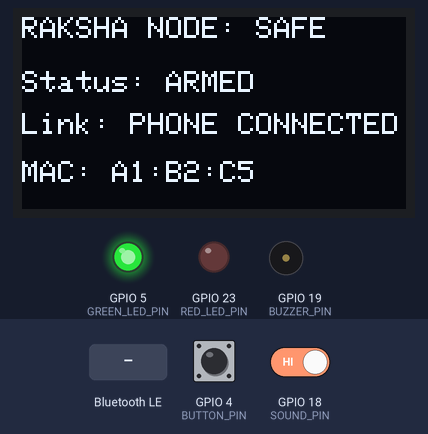
This sketch was run on a simulated ESP32. On the bench: 128×64 one-colour display, output pins drawn as LEDs (lit = HIGH), buzzer (waves = sounding). The inputs (shaded band) are chosen by the test bench; at power-on: GPIO 4 (BUTTON_PIN) HIGH, GPIO 18 (SOUND_PIN) HIGH. Random numbers use the default seed unless the sketch sets one; nothing arrives over Bluetooth unless stated; a phone connects over Bluetooth LE 3 s after start; pins used as bus, display or sensor lines are not drawn; what the sketch prints to the serial monitor is not drawn.

Above: at 4.9 s.
5.0 s: Bluetooth LE write "REMOTE_ALERT" received
At 5.4 s:
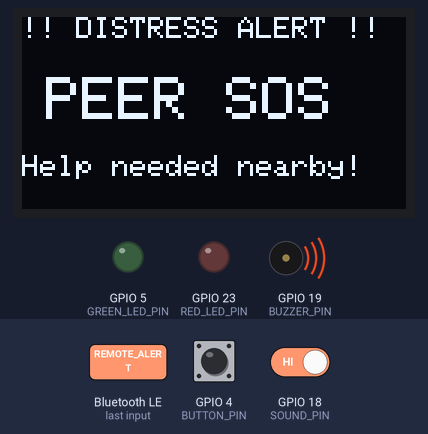
7.0 s: GPIO 4 (BUTTON_PIN) pulled LOW for 0.15 s
At 7.5 s:
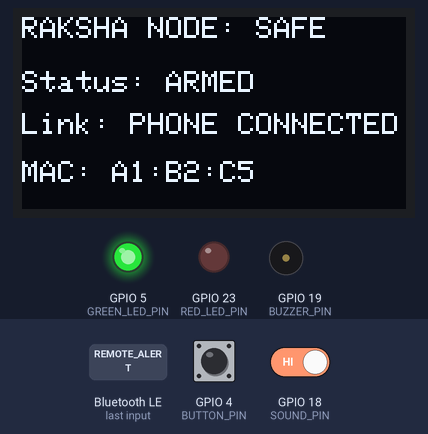
8.6 s: GPIO 18 (SOUND_PIN) driven LOW
At 11.42 s:
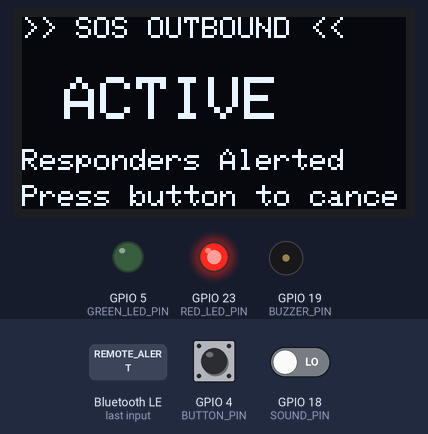
11.6 s: Bluetooth LE write "INBOUND_SOS" received
At 12.0 s:
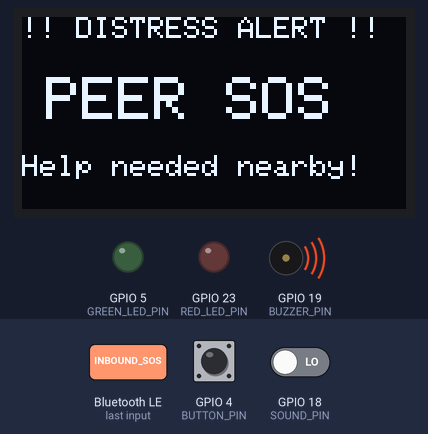
13.6 s: Bluetooth LE write "SIREN_OFF" received
At 19.1 s:
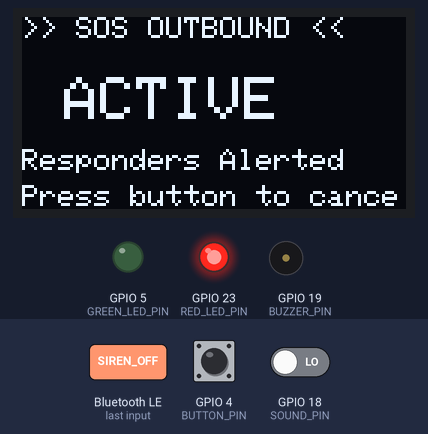
Timing chart, 0 to 20.6 s (numbered marks = the images above; inputs shaded):
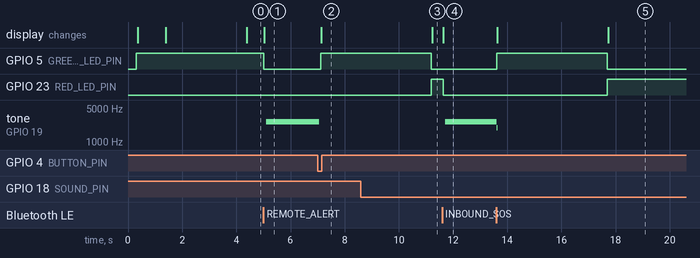

Measured:
- after the input at 5.0 s, GPIO 5 (GREEN_LED_PIN): HIGH → LOW at once; tone on GPIO 19 (BUZZER_PIN): silent → 2600 Hz after 0.11 s; the display: changes at once (image 1)
- after the input at 7.0 s, GPIO 5 (GREEN_LED_PIN): LOW → HIGH after 0.11 s; the display: changes after 0.13 s (image 2)
- after the input at 8.6 s, GPIO 5 (GREEN_LED_PIN): HIGH → LOW after 2.6 s; GPIO 23 (RED_LED_PIN): LOW → HIGH after 2.6 s; the display: changes after 2.6 s (image 3)
- after the input at 11.6 s, GPIO 23 (RED_LED_PIN): HIGH → LOW at once; tone on GPIO 19 (BUZZER_PIN): silent → 2600 Hz after 0.11 s; the display: changes at once (image 4)
- after the input at 13.6 s, GPIO 5 (GREEN_LED_PIN): LOW → HIGH at once, → LOW 4.1 s later; GPIO 23 (RED_LED_PIN): LOW → HIGH after 4.1 s; the display: first differs from a run without the input at once (image 5 shows a later state)

The sketch:

raksha_esp32_firmware.ino
```cpp
#include <Wire.h>
#include <Adafruit_GFX.h>
#include <Adafruit_SSD1306.h>
#include <BLEDevice.h>
#include <BLEServer.h>
#include <BLEUtils.h>
#include <BLE2902.h>
#include <esp_system.h>

// ================= PIN DEFINITIONS =================
#define BUTTON_PIN     4   // D4  - Red SOS Button (INPUT_PULLUP)
#define SOUND_PIN     18   // D18 - Microphone Digital Out (Scream Sensor)
#define BUZZER_PIN    19   // D19 - Deterrent Siren Buzzer
#define RED_LED_PIN   23   // D23 - Red Emergency LED (Strobe)
#define GREEN_LED_PIN  5   // D5  - Green Status LED

#define SCREEN_WIDTH  128
#define SCREEN_HEIGHT  64
#define OLED_RESET     -1
#define SCREEN_ADDRESS 0x3C

// ================= BLE DEFINITIONS =================
#define DEVICE_NAME         "Raksha-IoT-SOS"
#define SERVICE_UUID        "4fafc201-1fb5-459e-8fcc-c5c9c331914b"
#define ALERT_CHAR_UUID     "beb5483e-36e1-4688-b7f5-ea07361b26a8"
#define COMMAND_CHAR_UUID   "beb5483f-36e1-4688-b7f5-ea07361b26a8"

Adafruit_SSD1306 display(SCREEN_WIDTH, SCREEN_HEIGHT, &Wire, OLED_RESET);

// ================= 1. PACKET ORIGIN & DEDUPLICATION SCHEMA =================
#pragma pack(push, 1)
typedef struct {
    char packetId[16];
    uint8_t originMac[6];
    uint8_t relayMac[6];
    uint8_t alertType;
    int32_t latE7;
    int32_t lngE7;
    uint32_t timestamp;
    uint8_t ttlHops;
} SosMeshPacket;
#pragma pack(pop)

#define SEEN_CACHE_SIZE 32
static char seenPacketCache[SEEN_CACHE_SIZE][16];
static uint8_t cacheIndex = 0;
String localMacStr = "";

bool isPacketInDeduplicationCache(const char* packetId) {
  for (uint8_t i = 0; i < SEEN_CACHE_SIZE; i++) {
    if (strncmp(seenPacketCache[i], packetId, 16) == 0) {
      return true; // Duplicate / Echo
    }
  }
  return false;
}

void registerPacketInDeduplicationCache(const char* packetId) {
  strncpy(seenPacketCache[cacheIndex], packetId, 16);
  cacheIndex = (cacheIndex + 1) % SEEN_CACHE_SIZE;
}

// BLE Server & Characteristics
BLEServer* pServer = NULL;
BLECharacteristic* pAlertCharacteristic = NULL;
BLECharacteristic* pCommandCharacteristic = NULL;
bool deviceConnected = false;
bool oldDeviceConnected = false;

// System States
bool isOutboundActive = false;
bool responderAlertActive = false;
String alertSource = "NONE";
unsigned long alertStartTime = 0;
unsigned long lastResetTime = 0;
unsigned long micMuteUntil = 0;
unsigned long lastHeartbeatTime = 0;

int lastButtonState = HIGH;
volatile bool soundDetected = false;
volatile unsigned long lastSoundEdge = 0;

void IRAM_ATTR soundISR() {
  soundDetected = true;
  lastSoundEdge = millis();
}

// Forward Declarations
void triggerSosOutbound(String source);
void handleInboundSosAlert(String alertId, String originMac, String source);
void resetAlert();
void soundSiren();
void renderSafeScreen();
void renderOutboundScreen();
void renderRemoteMeshScreen();
void handleCommand(String cmd);

// ================= BLE SERVER CALLBACKS =================
class ServerCallbacks: public BLEServerCallbacks {
  void onConnect(BLEServer* pServer) {
    deviceConnected = true;
    Serial.println("{\"event\":\"BLE_CONNECTED\"}");
  }

  void onDisconnect(BLEServer* pServer) {
    deviceConnected = false;
    Serial.println("{\"event\":\"BLE_DISCONNECTED\"}");
  }
};

// ================= BLE COMMAND CALLBACKS =================
class CommandCallbacks: public BLECharacteristicCallbacks {
  void onWrite(BLECharacteristic *pCharacteristic) {
    String rxValue = pCharacteristic->getValue().c_str();
    if (rxValue.length() > 0) {
      rxValue.trim();
      Serial.print("{\"event\":\"BLE_CMD_RECEIVED\",\"cmd\":\"");
      Serial.print(rxValue);
      Serial.println("\"}");
      handleCommand(rxValue);
    }
  }
};

void setup() {
  Serial.begin(115200);
  delay(300);
  Serial.println("{\"system\":\"Raksha IoT Node v2.2 (Loop-Free Mesh) Starting...\"}");

  // Pin Configuration
  pinMode(BUTTON_PIN, INPUT_PULLUP);
  pinMode(SOUND_PIN, INPUT);
  pinMode(BUZZER_PIN, OUTPUT);
  pinMode(RED_LED_PIN, OUTPUT);
  pinMode(GREEN_LED_PIN, OUTPUT);

  digitalWrite(BUZZER_PIN, LOW);
  digitalWrite(RED_LED_PIN, LOW);
  digitalWrite(GREEN_LED_PIN, HIGH);

  // Attach Microphone Hardware Interrupt
  attachInterrupt(digitalPinToInterrupt(SOUND_PIN), soundISR, FALLING);

  // Initialize OLED Display
  if(!display.begin(SSD1306_SWITCHCAPVCC, SCREEN_ADDRESS)) {
    Serial.println("{\"warning\":\"SSD1306 OLED not found at 0x3C\"}");
  } else {
    display.clearDisplay();
    display.setTextColor(SSD1306_WHITE);
    display.setTextSize(1);
    display.setCursor(14, 20);
    display.println("RAKSHA-NET");
    display.setCursor(8, 36);
    display.println("Mesh Node Ready");
    display.display();
    delay(1000);
  }

  // Initialize BLE Stack
  BLEDevice::init(DEVICE_NAME);
  localMacStr = BLEDevice::getAddress().toString().c_str();
  localMacStr.toUpperCase();
  Serial.print("{\"local_mac\":\"");
  Serial.print(localMacStr);
  Serial.println("\"}");

  pServer = BLEDevice::createServer();
  pServer->setCallbacks(new ServerCallbacks());

  BLEService *pService = pServer->createService(SERVICE_UUID);

  pAlertCharacteristic = pService->createCharacteristic(
                      ALERT_CHAR_UUID,
                      BLECharacteristic::PROPERTY_READ   |
                      BLECharacteristic::PROPERTY_NOTIFY
                    );
  pAlertCharacteristic->addDescriptor(new BLE2902());

  pCommandCharacteristic = pService->createCharacteristic(
                      COMMAND_CHAR_UUID,
                      BLECharacteristic::PROPERTY_WRITE
                    );
  pCommandCharacteristic->setCallbacks(new CommandCallbacks());

  pService->start();

  BLEAdvertising *pAdvertising = BLEDevice::getAdvertising();
  pAdvertising->addServiceUUID(SERVICE_UUID);
  pAdvertising->setScanResponse(true);
  pAdvertising->setMinPreferred(0x06);
  pAdvertising->setMinPreferred(0x12);
  BLEDevice::startAdvertising();
  Serial.println("{\"status\":\"BLE_ADVERTISING_ACTIVE\",\"device\":\"" DEVICE_NAME "\"}");

  renderSafeScreen();
}

void loop() {
  // 1. RESTART BLE ADVERTISING IF DISCONNECTED
  if (!deviceConnected && oldDeviceConnected) {
    delay(500);
    pServer->startAdvertising();
    Serial.println("{\"status\":\"BLE_ADVERTISING_RESTARTED\"}");
    oldDeviceConnected = deviceConnected;
    renderSafeScreen();
  }
  if (deviceConnected && !oldDeviceConnected) {
    oldDeviceConnected = deviceConnected;
    renderSafeScreen();
  }

  // 2. CHECK SERIAL INPUT (For USB-OTG or PC / Laptop Bridge)
  if (Serial.available() > 0) {
    String serialLine = Serial.readStringUntil('\n');
    serialLine.trim();
    if (serialLine.length() > 0) {
      handleCommand(serialLine);
    }
  }

  // 3. READ HARDWARE SENSORS
  int currentButton = digitalRead(BUTTON_PIN);

  // 4. BUTTON PRESS (Originator SOS - Non-Self-Alarming)
  if (currentButton == LOW && lastButtonState == HIGH) {
    delay(50); // Debounce
    if (digitalRead(BUTTON_PIN) == LOW) {
      if (isOutboundActive || responderAlertActive) {
        resetAlert();
      } else {
        triggerSosOutbound("BUTTON");
      }
      delay(300);
    }
  }
  lastButtonState = currentButton;

  // 5. RESPONDER ACTIVE ALARM (Siren rings ONLY on peer responder nodes)
  if (responderAlertActive) {
    soundSiren();
    if (millis() - alertStartTime > 20000) {
      resetAlert();
    }
    return;
  }

  // 6. NORMAL MONITORING STATE (Acoustic Scream / Loud Voice Detection)
  digitalWrite(GREEN_LED_PIN, isOutboundActive ? LOW : HIGH);

  if (!isOutboundActive && !responderAlertActive && millis() > micMuteUntil && (millis() - lastResetTime > 3000)) {
    bool micActive = (digitalRead(SOUND_PIN) == LOW);
    if (soundDetected || micActive) {
      soundDetected = false;
      triggerSosOutbound("SCREAM");
      return;
    }
  }

  // 7. PERIODIC HEARTBEAT TELEMETRY (Every 5 seconds)
  if (millis() - lastHeartbeatTime > 5000) {
    lastHeartbeatTime = millis();
    String heartbeat = "{\"event\":\"HEARTBEAT\",\"connected\":" + String(deviceConnected ? "true" : "false") + ",\"outbound\":" + String(isOutboundActive ? "true" : "false") + "}";
    Serial.println(heartbeat);
  }

  delay(15);
}

// Process Commands from Phone App or Serial Mesh
void handleCommand(String cmd) {
  cmd.toUpperCase();
  if (cmd.startsWith("REMOTE_ALERT") || cmd.startsWith("INBOUND_SOS") || cmd == "SIREN_ON") {
    // Inbound alert from another node
    handleInboundSosAlert("INBOUND_" + String(millis()), "REMOTE_NODE", "MESH");
  } else if (cmd == "SIREN_OFF" || cmd == "RESET" || cmd == "DISMISS") {
    resetAlert();
  } else if (cmd == "PING") {
    String pong = "{\"event\":\"PONG\",\"connected\":" + String(deviceConnected ? "true" : "false") + ",\"outbound\":" + String(isOutboundActive ? "true" : "false") + "}";
    Serial.println(pong);
  }
}

// ================= 3. SENDER-SIDE STATE SEPARATION =================
// OUTBOUND: Initiated by user pressing the button or scream sensor.
// Silent on sender (NO continuous deterrent siren, NO self-trigger loop).
void triggerSosOutbound(String source) {
  isOutboundActive = true;
  soundDetected = false;

  // Short haptic confirmation beep (100ms) only, NO SIREN
  digitalWrite(BUZZER_PIN, HIGH);
  delay(80);
  digitalWrite(BUZZER_PIN, LOW);

  digitalWrite(GREEN_LED_PIN, LOW);
  digitalWrite(RED_LED_PIN, HIGH); // Steady red indicator

  char newPacketId[16];
  snprintf(newPacketId, sizeof(newPacketId), "%08X%04X", (uint32_t)millis(), esp_random() & 0xFFFF);
  registerPacketInDeduplicationCache(newPacketId);

  // Send JSON event over Serial/USB Bridge with origin_device_id
  String jsonPayload = "{\"event\":\"SOS_TRIGGERED\",\"source\":\"" + source + "\",\"packet_id\":\"" + String(newPacketId) + "\",\"origin_device_id\":\"" + localMacStr + "\",\"timestamp\":" + String(millis()) + "}";
  Serial.println(jsonPayload);

  // Send BLE Notification to Mobile App
  if (pAlertCharacteristic != NULL) {
    pAlertCharacteristic->setValue(jsonPayload.c_str());
    pAlertCharacteristic->notify();
  }

  renderOutboundScreen();
}

// INBOUND: Executed ONLY when remote alert packet arrives from a PEER node
void handleInboundSosAlert(String alertId, String originMac, String source) {
  // GUARD 1: Originator check - Drop if this node sent it
  if (originMac.length() > 0 && originMac == localMacStr) {
    return;
  }

  // GUARD 2: Multi-Hop Deduplication Ring Buffer
  if (isPacketInDeduplicationCache(alertId.c_str())) {
    return;
  }
  registerPacketInDeduplicationCache(alertId.c_str());

  // Trigger responder siren & strobe on this node
  responderAlertActive = true;
  alertSource = "REMOTE_MESH";
  alertStartTime = millis();
  digitalWrite(GREEN_LED_PIN, LOW);

  renderRemoteMeshScreen();
  Serial.println("{\"status\":\"RESPONDER_ALARM_ACTIVE\",\"alert_id\":\"" + alertId + "\"}");
}

void resetAlert() {
  isOutboundActive = false;
  responderAlertActive = false;
  alertSource = "NONE";
  lastResetTime = millis();
  micMuteUntil = millis() + 4000;
  soundDetected = false;

  digitalWrite(BUZZER_PIN, LOW);
  digitalWrite(RED_LED_PIN, LOW);
  digitalWrite(GREEN_LED_PIN, HIGH);

  String resetPayload = "{\"event\":\"ALERT_RESET\",\"timestamp\":" + String(millis()) + "}";
  Serial.println(resetPayload);

  if (pAlertCharacteristic != NULL) {
    pAlertCharacteristic->setValue(resetPayload.c_str());
    pAlertCharacteristic->notify();
  }

  renderSafeScreen();
}

void soundSiren() {
  for (int hz = 1000; hz <= 2600; hz += 80) {
    tone(BUZZER_PIN, hz);
    digitalWrite(RED_LED_PIN, (hz % 160 == 0) ? HIGH : LOW);
    delay(4);
    if (!responderAlertActive) {
      noTone(BUZZER_PIN);
      return;
    }
  }
  for (int hz = 2600; hz >= 1000; hz -= 80) {
    tone(BUZZER_PIN, hz);
    digitalWrite(RED_LED_PIN, (hz % 160 == 0) ? HIGH : LOW);
    delay(4);
    if (!responderAlertActive) {
      noTone(BUZZER_PIN);
      return;
    }
  }
  noTone(BUZZER_PIN);
}

void renderSafeScreen() {
  display.clearDisplay();
  display.setTextColor(SSD1306_WHITE);
  display.setTextSize(1);
  display.setCursor(0, 0);
  display.print("RAKSHA NODE: SAFE");

  display.setCursor(0, 18);
  display.print("Status: ARMED");
  display.setCursor(0, 32);
  display.print("Link: ");
  display.print(deviceConnected ? "PHONE CONNECTED" : "OFFLINE MESH");

  display.setCursor(0, 48);
  display.print("MAC: ");
  display.print(localMacStr.substring(9));

  display.display();
}

void renderOutboundScreen() {
  display.clearDisplay();
  display.setTextColor(SSD1306_WHITE);
  display.setTextSize(1);
  display.setCursor(0, 0);
  display.print(">> SOS OUTBOUND <<");

  display.setTextSize(2);
  display.setCursor(14, 20);
  display.print("ACTIVE");

  display.setTextSize(1);
  display.setCursor(0, 44);
  display.print("Responders Alerted");
  display.setCursor(0, 56);
  display.print("Press button to cancel");

  display.display();
}

void renderRemoteMeshScreen() {
  display.clearDisplay();
  display.setTextColor(SSD1306_WHITE);
  display.setTextSize(1);
  display.setCursor(0, 0);
  display.print("!! DISTRESS ALERT !!");

  display.setTextSize(2);
  display.setCursor(8, 20);
  display.print("PEER SOS");

  display.setTextSize(1);
  display.setCursor(0, 46);
  display.print("Help needed nearby!");
  display.display();
}
```
